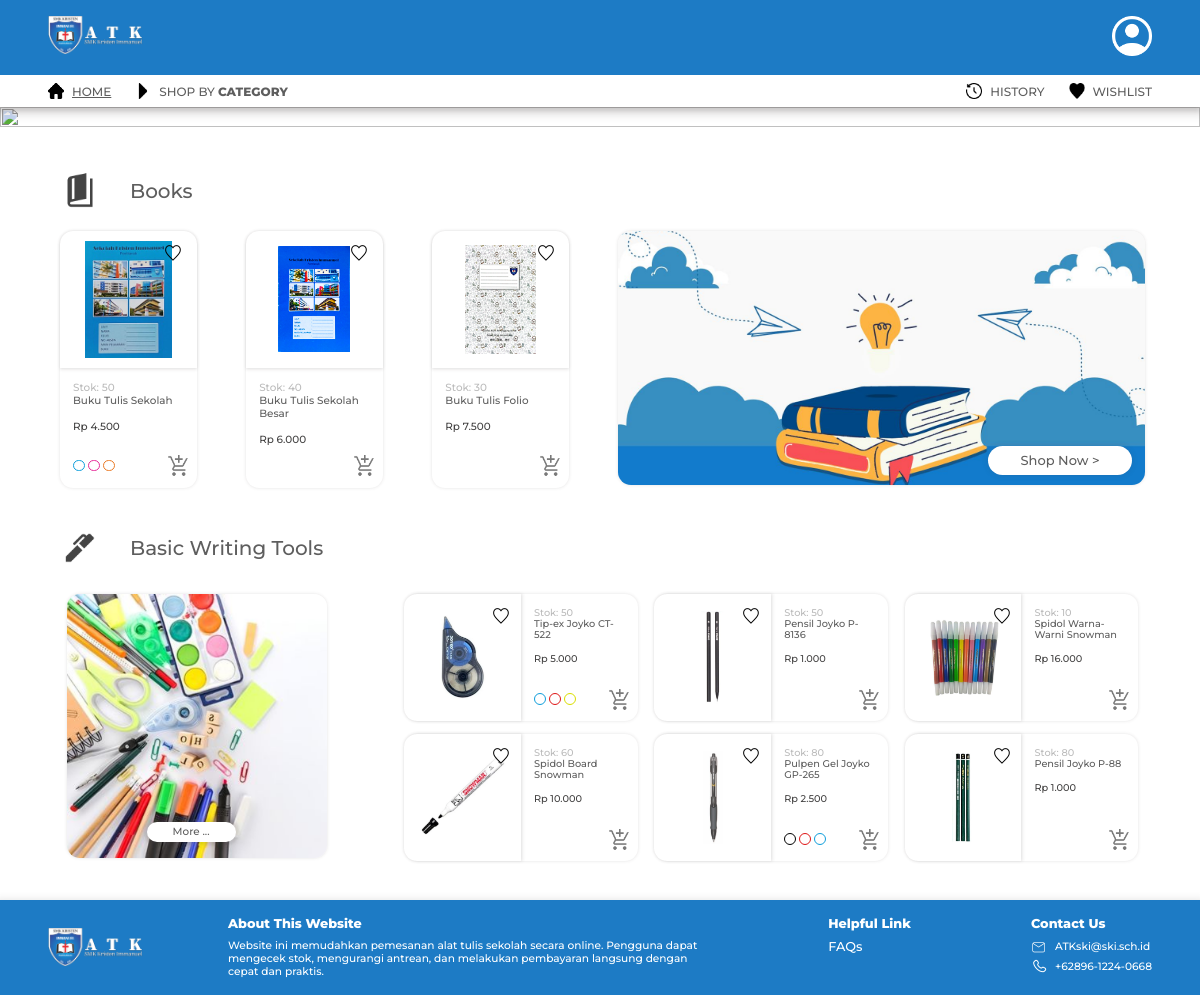
Page /front-end/pages/home/home.php on the committed database.
### tables this page shows
CREATE TABLE `products` (
  `id` int NOT NULL,
  `product_id` int NOT NULL,
  `product_name` varchar(100) NOT NULL,
  `stock` int NOT NULL DEFAULT '0',
  `price` int NOT NULL,
  `image` varchar(100) DEFAULT NULL,
  `color` varchar(10) NOT NULL DEFAULT 'Black',
  `is_bwt` int NOT NULL DEFAULT '0',
  `is_first` int NOT NULL DEFAULT '0'
);

### back-end/actions/products/get-books.php (called while the page is built)
<?php
    require_once __DIR__ . '/../../config/db-connection.php' ;
    $books = [];
    $query = "SELECT * from products WHERE id IN (1,4,5)";
    $stmt = $connection->prepare($query);
    $stmt->execute();
    $result = $stmt->get_result();
    while($product = $result->fetch_assoc()) {
        $books[] = $product;
    }
?>

### back-end/actions/products/get-product-colours.php (called while the page is built)
<?php
    require_once __DIR__ . '/../../config/db-connection.php';
    $colors = [];
    $query = "SELECT product_id, color FROM products WHERE color != 'None'";
    $result = $connection->query($query);
    while ($row = $result->fetch_assoc()) {
        $colors[$row['product_id']][] = $row['color'];
    }
?>

### back-end/actions/products/get-home-products.php (called while the page is built)
<?php
    require_once __DIR__ . '/../../config/db-connection.php' ;
    $homeProducts = [];
    $query = "SELECT * FROM products
            WHERE is_bwt = 1 AND is_first = 1
            ORDER BY RAND()
            LIMIT 6";
    $stmt = $connection->prepare($query);
    $stmt->execute();
    $result = $stmt->get_result();
    while($product = $result->fetch_assoc()) {
        $homeProducts[] = $product;
    }
?>

### front-end/pages/home/home.php (the view, shortened to what this page needs)
<?php
    require_once __DIR__ . '/../../../back-end/actions/products/get-home-products.php';
    require_once __DIR__ . '/../../../back-end/actions/products/get-books.php';
    require_once __DIR__ . '/../../../back-end/actions/products/get-product-colours.php';
?>
<!DOCTYPE html>
<html lang="en">
    <head>
        <link rel="stylesheet" type="text/css" href="/front-end/pages/home/styles/style.css">
        <link rel="stylesheet" type="text/css" href="/front-end/global/styles/product-color.css">
        <link rel="stylesheet" type="text/css" href="/front-end/global/styles/global-style.css">
        <link rel="stylesheet" type="text/css" href="/front-end/pages/home/styles/responsive.css">
    </head>
    <body>
        <?php include '../../components/loading-screen/loading-screen.php'; ?>
        <?php include '../../components/header/header.php'; ?>
        <div id="banner">
            <img src="/front-end/global/resources/image/banner.png">
        </div>
        <div id="homeSection">
            <div id="homeTitle">
                <img src="/front-end/global/resources/image/book.png">
                <p>Books</p>
            </div>
            <div class="bookProducts">
        <?php foreach($books as $index => $product): ?>
                <div class="bookProduct">
                    <div class="wishlistBookProduct">
                        <img src="/front-end/global/resources/image/wishlistFeature.png">
                    </div>
                    <div class="productImage">
                        <img src="/back-end/database/images/<?= $product['image']; ?>.png">
                    </div>
                    <div class="productDesc">
                        <p class="productStock">Stok: <?= $product['stock']; ?></p>
                        <p class="productName"><?= $product['product_name']; ?></p>
                        <p class="productPrice">Rp <?= number_format($product['price'], 0, ',', '.'); ?></p>
            <?php if (isset($colors[$product['product_id']])): ?>
                        <div class="colorForm">
                            <form class="productColor">
                <?php foreach($colors[$product['product_id']] as $color): ?>
                                <label class="colorOption" id="<?= $color ?>">
                                    <input type="checkbox" value="<?= $color ?>">
                                </label>
                <?php endforeach; ?>
                            </form>
                        </div>
            <?php endif; ?>
                    </div>
                    <div class="addToCart">
                        <img src="/front-end/global/resources/image/add.png">
                    </div>
                </div>
        <?php endforeach; ?>
                <div id="bookBanner">
                    <div id="bookBannerButton">
                        <p>Shop Now ></p>
                    </div>
                    <img src="/front-end/global/resources/image/bookBanner.png">
                </div>
            </div>
        </div>
        <div id="homeSection">
            <div id="homeTitle">
                <img src="/front-end/global/resources/image/pen.png">
                <p>Basic Writing Tools</p>
            </div>
            <div id="stationerySection">
                <div id="bannerStationery">
                    <div id="bannerStationeryButton">
                        <p>More ...</p>
                    </div>
                    <img src="/front-end/global/resources/image/bannerStationery.png">
                </div>
                <div class="stationeryProducts">
            <?php foreach($homeProducts as $index => $product): ?>
                    <div class="stationeryProduct">
                        <div class="wishlistProduct">
                            <img src="/front-end/global/resources/image/wishlistFeature.png">
                        </div>
                        <div class="productImageHorizon">
                            <img src="/back-end/database/images/<?= $product['image']; ?>.png">
                        </div>
                        <div class="productDesc">
                            <p class="productStock">Stok: <?= $product['stock']; ?></p>
                            <p class="productName"><?= $product['product_name']; ?></p>
                            <p class="productPrice">Rp <?= number_format($product['price'], 0, ',', '.'); ?></p>
                <?php if (isset($colors[$product['product_id']])): ?>
                            <div class="colorForm">
                                <form class="productColor">
                    <?php foreach($colors[$product['product_id']] as $color): ?>
                                    <label class="colorOption" id="<?= $color ?>">
                                        <input type="checkbox" value="<?= $color ?>">
                                    </label>
                    <?php endforeach; ?>
                                </form>
                            </div>
                <?php endif; ?>
                            <div class="addToCart">
                                <img src="/front-end/global/resources/image/add.png">
                            </div>
                        </div>
                    </div>
            <?php endforeach; ?>
                </div>
            </div>
        </div>
        <?php include '../../components/footer/footer.php'; ?>
    </body>
</html>

### front-end/components/loading-screen/loading-screen.php (shortened to what this page needs)
<link rel="stylesheet" type="text/css" href="/front-end/components/loading-screen/styles/loading-screen.css">

### front-end/components/header/header.php
<link rel="stylesheet" type="text/css" href="/front-end/components/header/style/responsive.css">
<link rel="stylesheet" type="text/css" href="/front-end/components/header/style/style.css">
<link rel="stylesheet" type="text/css" href="/front-end/global/styles/global-style.css">
<header>
    <div id="header">
        <img src="/front-end/global/resources/image/logo.png" id="logo">
        <a href="/front-end/pages/login/login.php">
            <img src="/front-end/global/resources/image/account.png" class="accountIcon">
        </a>
    </div>
    <div id="nav">
        <div class="navSection">
            <a href="/front-end/pages/home/home.php">
                <div class="navTab">
                    <img src="/front-end/global/resources/image/home.png">
                    <p id="selectedTab">HOME</p>
                </div>
            </a>
            <a href="">
                <div class="navTab">
                    <img src="/front-end/global/resources/image/category.png">
                    <p>SHOP BY <b>CATEGORY</b></p>
                </div>
            </a>
        </div>
        <div class="navSection">
            <a href="">
                <div class="navTab">
                    <img src="/front-end/global/resources/image/history.png">
                    <p>HISTORY</p>
                </div>
            </a>
            <a href="">
                <div class="navTab">
                    <img src="/front-end/global/resources/image/wishlist.png">
                    <p>WISHLIST</p>
                </div>
            </a>
        </div>
    </div>
</header>

### front-end/components/footer/footer.php
<link rel="stylesheet" type="text/css" href="/front-end/components/footer/style/responsive.css">
<link rel="stylesheet" type="text/css" href="/front-end/components/footer/style/style.css">
<link rel="stylesheet" type="text/css" href="/front-end/global/styles/global-style.css">
<footer>
    <div id="footer">
        <img src="/front-end/global/resources/image/logo.png" id="logo">
        <div id="footerContent">
            <div id="footerAbout">
                <h4><b>About This Website</b></h4>
                <h5>Website ini memudahkan pemesanan alat tulis sekolah secara online. Pengguna dapat mengecek stok, mengurangi antrean, dan melakukan pembayaran langsung dengan cepat dan praktis.</h5>
            </div>
            <div>
                <h4><b>Helpful Link</b></h4>
                <p>FAQs</p>
            </div>
            <div>
                <h4><b>Contact Us</b></h4>
                <div class="contact">
                    <img src="/front-end/global/resources/image/email.png">
                    <h5>ATKski@ski.sch.id</h5>
                </div>
                <div class="contact">
                    <img src="/front-end/global/resources/image/phone.png">
                    <h5>+62896-1224-0668</h5>
                </div>
            </div>
        </div>
    </div>
</footer>

### front-end/pages/home/styles/style.css (style rules this page uses)
#homeSection { padding: 40px 55px 0px 60px; }
#homeTitle { color: #5E5E5E; font-size: 20px; display: flex; align-items: center; padding-bottom: 20px; }
#homeTitle > img { width: 40px; height: fit-content; margin-right: 30px; }
.bookProduct { box-shadow: 0px 0px 5px rgba(65, 62, 62, 0.151); width: min-content; border-radius: 20px; position: relative; }
.productImage > img { max-width: 180px; max-height: 180px; }
.productImage { box-shadow: 0px 2px 5px rgba(65, 62, 62, 0.151); border-top-left-radius: 20px; border-top-right-radius: 20px; width: 210px; height: 210px; display: flex; justify-content: center; align-items: center; }
.wishlistBookProduct { position: absolute; top: 5px; right: 5px; display: block; }
.wishlistBookProduct > img { width: 60px; height: fit-content; }
.productDesc { padding: 20px; }
.productStock { color: #BCBCBC; }
.productName { color: #5E5E5E; padding-bottom: 20px; }
.productPrice { color: #434242; padding-bottom: 40px; }
.productColor { display: flex; align-items: center; }
.bookProducts { display: flex; justify-content: space-between; }
.colorForm { display: block; position: absolute; bottom: 25px; }
.addToCart { display: block; position: absolute; bottom: 0px; right: 0px; }
.addToCart > img { width: 60px; height: fit-content; }
.stationeryProduct { box-shadow: 0px 0px 5px rgba(65, 62, 62, 0.151); width: 360px; border-radius: 20px; position: relative; display: flex; margin: 10px; }
.productImageHorizon > img { max-height: 180px; max-width: 180px; zoom: 0.8; }
.productImageHorizon { box-shadow: 2px 0px 5px rgba(65, 62, 62, 0.151); border-top-left-radius: 20px; border-bottom-left-radius: 20px; min-width: 180px; display: flex; justify-content: center; align-items: center; }
.wishlistProduct { display: block; position: absolute; top: 5px; left: 120px; }
.wishlistProduct > img { width: 60px; height: fit-content; }
.stationeryProducts { display: flex; font-size: 15px; max-width: 1150px; justify-content: space-between; flex-wrap: wrap; }
#banner > img { width: 100%; height: fit-content; }
#bookBanner { position: relative; }
#bookBanner > img { width: 810px; height: fit-content; border-radius: 20px; box-shadow: 0px 0px 5px rgba(65, 62, 62, 0.151); }
#bookBannerButton { padding: 10px 50px 10px 50px; color: #5E5E5E; background-color: white; box-shadow: 0px 0px 10px rgba(65, 62, 62, 0.151); border-radius: 50px; display: block; position: absolute; bottom: 20px; right: 20px; z-index: 1; font-size: 20px; }
#bannerStationery { position: relative; margin: 10px; }
#bannerStationery > img { width: 400px; height: fit-content; border-radius: 20px; box-shadow: 0px 0px 5px rgba(65, 62, 62, 0.151); }
#bannerStationeryButton { display: block; position: absolute; color: #5E5E5E; background-color: white; border-radius: 50px; padding: 5px 40px 5px 40px; bottom: 30px; right: 140px; box-shadow: 0px 0px 5px 5px rgba(65, 62, 62, 0.151); }
#stationerySection { display: flex; justify-content: space-between; }

### front-end/global/styles/product-color.css (style rules this page uses)
.colorOption input[type=checkbox] { appearance: none; -webkit-appearance: none; background-color: #ffffff00; width: 18px; height: 18px; border: 2px solid black; border-radius: 100px; display: flex; align-items: center; place-content: center; cursor: pointer; }
.colorOption { padding-right: 5px; }

### front-end/global/styles/global-style.css (style rules this page uses)
* { margin: 0px; padding: 0px; font-family: 'Montserrat'; font-weight: 500; }
b { font-family: 'Montserrat'; font-weight: 800; }
a { color: black; text-decoration: none; }
footer { padding-top: 40px; }
#logo { width: 125px; height: fit-content; }

### front-end/components/header/style/responsive.css (style rules this page uses)
@media screen and (max-width: 5500px) { #nav, #header { zoom: 4; } }
@media screen and (max-width: 3500px) { #nav, #header { zoom: 2.5; } }
@media screen and (max-width: 2600px) { #nav, #header { zoom: 1.8; } }
@media screen and (max-width: 2300px) { #nav, #header { zoom: 1.8; } }
@media screen and (max-width: 2200px) { #nav, #header { zoom: 1.7; } }
@media screen and (max-width: 2000px) { #nav, #header { zoom: 1.4; } }
@media screen and (max-width: 1850px) { #nav, #header { zoom: 1; } }
@media screen and (max-width: 1480px) { header { zoom: 0.9; } }
@media screen and (max-width: 1230px) { header { zoom: 0.8; } }

### rows in the picture
products: image (picture), stock "50", product_name "Buku Tulis Sekolah", price "4.500"
products: image (picture), stock "40", product_name "Buku Tulis Sekolah Besar", price "6.000"
products: image (picture), stock "30", product_name "Buku Tulis Folio", price "7.500"
products: image (picture), stock "50", product_name "Tip-ex Joyko CT-522", price "5.000"
products: image (picture), stock "50", product_name "Pensil Joyko P-8136", price "1.000"
products: image (picture), stock "10", product_name "Spidol Warna-Warni Snowman", price "16.000"
products: image (picture), stock "60", product_name "Spidol Board Snowman", price "10.000"
products: image (picture), stock "80", product_name "Pulpen Gel Joyko GP-265", price "2.500"
products: image (picture), stock "80", product_name "Pensil Joyko P-88", price "1.000"
